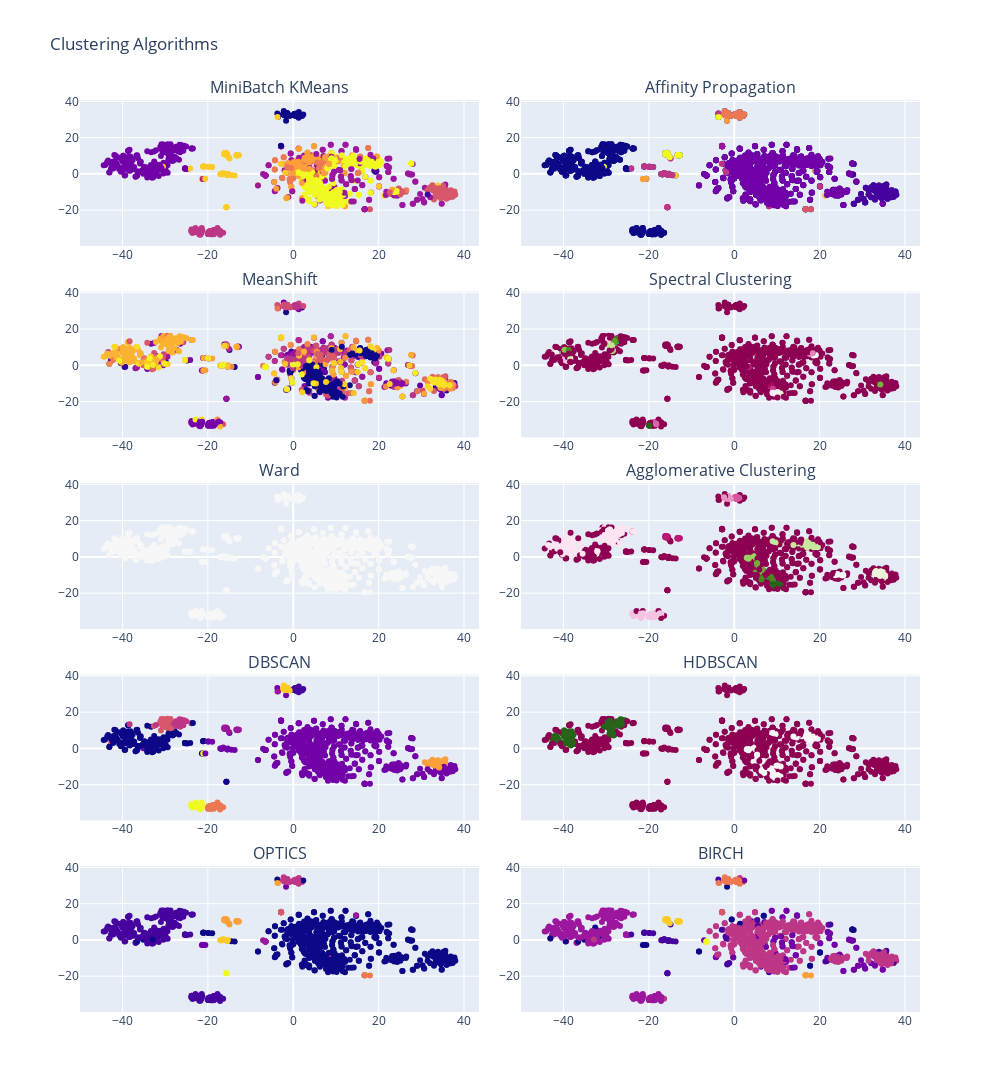

Notebook source saved alongside this figure:
### Code cell
clustering_metrics = sklearn_clustering_algorithms(X, y, food_df, clustering_algorithms=clustering_algorithms, visual='tSNE')

### Figure 1 — Plotly figure (JSON) as saved in the notebook; plotly's stock layout.template omitted (floating-point values rounded to 4 significant figures; data arrays with more than 128 entries replaced by an {"elided": "..."} marker saying what was removed)
{"data": [{"customdata": {"elided": "1120x2 mixed values"}, "hoverinfo": "text", "hovertemplate": "Cluster: %{customdata[0]}<br>Food: %{customdata[1]}", "marker": {"color": {"elided": "1120 int values"}}, "mode": "markers", "type": "scatter", "x": {"elided": "1120 float values"}, "xaxis": "x", "y": {"elided": "1120 float values"}, "yaxis": "y"}, {"customdata": {"elided": "1120x2 mixed values"}, "hoverinfo": "text", "hovertemplate": "Cluster: %{customdata[0]}<br>Food: %{customdata[1]}", "marker": {"color": {"elided": "1120 int values"}}, "mode": "markers", "type": "scatter", "x": {"elided": "1120 float values"}, "xaxis": "x3", "y": {"elided": "1120 float values"}, "yaxis": "y3"}, {"customdata": {"elided": "1120x2 mixed values"}, "hoverinfo": "text", "hovertemplate": "Cluster: %{customdata[0]}<br>Food: %{customdata[1]}", "marker": {"color": {"elided": "1120 int values"}}, "mode": "markers", "type": "scatter", "x": {"elided": "1120 float values"}, "xaxis": "x5", "y": {"elided": "1120 float values"}, "yaxis": "y5"}, {"customdata": {"elided": "1120x2 mixed values"}, "hoverinfo": "text", "hovertemplate": "Cluster: %{customdata[0]}<br>Food: %{customdata[1]}", "marker": {"color": {"elided": "1120 int values"}}, "mode": "markers", "type": "scatter", "x": {"elided": "1120 float values"}, "xaxis": "x7", "y": {"elided": "1120 float values"}, "yaxis": "y7"}, {"customdata": {"elided": "1120x2 mixed values"}, "hoverinfo": "text", "hovertemplate": "Cluster: %{customdata[0]}<br>Food: %{customdata[1]}", "marker": {"color": {"elided": "1120 int values"}}, "mode": "markers", "type": "scatter", "x": {"elided": "1120 float values"}, "xaxis": "x9", "y": {"elided": "1120 float values"}, "yaxis": "y9"}, {"customdata": {"elided": "1120x2 mixed values"}, "hoverinfo": "text", "hovertemplate": "Cluster: %{customdata[0]}<br>Food: %{customdata[1]}", "marker": {"color": {"elided": "1120 int values"}}, "mode": "markers", "type": "scatter", "x": {"elided": "1120 float values"}, "xaxis": "x2", "y": {"elided": "1120 float values"}, "yaxis": "y2"}, {"customdata": {"elided": "1120x2 mixed values"}, "hoverinfo": "text", "hovertemplate": "Cluster: %{customdata[0]}<br>Food: %{customdata[1]}", "marker": {"color": {"elided": "1120 int values"}}, "mode": "markers", "type": "scatter", "x": {"elided": "1120 float values"}, "xaxis": "x4", "y": {"elided": "1120 float values"}, "yaxis": "y4"}, {"customdata": {"elided": "1120x2 mixed values"}, "hoverinfo": "text", "hovertemplate": "Cluster: %{customdata[0]}<br>Food: %{customdata[1]}", "marker": {"color": {"elided": "1120 int values"}}, "mode": "markers", "type": "scatter", "x": {"elided": "1120 float values"}, "xaxis": "x6", "y": {"elided": "1120 float values"}, "yaxis": "y6"}, {"customdata": {"elided": "1120x2 mixed values"}, "hoverinfo": "text", "hovertemplate": "Cluster: %{customdata[0]}<br>Food: %{customdata[1]}", "marker": {"color": {"elided": "1120 int values"}}, "mode": "markers", "type": "scatter", "x": {"elided": "1120 float values"}, "xaxis": "x8", "y": {"elided": "1120 float values"}, "yaxis": "y8"}, {"customdata": {"elided": "1120x2 mixed values"}, "hoverinfo": "text", "hovertemplate": "Cluster: %{customdata[0]}<br>Food: %{customdata[1]}", "marker": {"color": {"elided": "1120 int values"}}, "mode": "markers", "type": "scatter", "x": {"elided": "1120 float values"}, "xaxis": "x10", "y": {"elided": "1120 float values"}, "yaxis": "y10"}, {"customdata": {"elided": "1120x2 mixed values"}, "hoverinfo": "text", "hovertemplate": "Cluster: %{customdata[0]}<br>Food: %{customdata[1]}", "marker": {"color": {"elided": "1120 int values"}}, "mode": "markers", "type": "scatter", "x": {"elided": "1120 float values"}, "xaxis": "x2", "y": {"elided": "1120 float values"}, "yaxis": "y2"}], "layout": {"annotations": [{"font": {"size": 16}, "showarrow": false, "text": "MiniBatch\nKMeans", "x": 0.2375, "xanchor": "center", "xref": "paper", "y": 1, "yanchor": "bottom", "yref": "paper"}, {"font": {"size": 16}, "showarrow": false, "text": "Affinity\nPropagation", "x": 0.7625, "xanchor": "center", "xref": "paper", "y": 1, "yanchor": "bottom", "yref": "paper"}, {"font": {"size": 16}, "showarrow": false, "text": "MeanShift", "x": 0.2375, "xanchor": "center", "xref": "paper", "y": 0.79, "yanchor": "bottom", "yref": "paper"}, {"font": {"size": 16}, "showarrow": false, "text": "Spectral\nClustering", "x": 0.7625, "xanchor": "center", "xref": "paper", "y": 0.79, "yanchor": "bottom", "yref": "paper"}, {"font": {"size": 16}, "showarrow": false, "text": "Ward", "x": 0.2375, "xanchor": "center", "xref": "paper", "y": 0.58, "yanchor": "bottom", "yref": "paper"}, {"font": {"size": 16}, "showarrow": false, "text": "Agglomerative\nClustering", "x": 0.7625, "xanchor": "center", "xref": "paper", "y": 0.58, "yanchor": "bottom", "yref": "paper"}, {"font": {"size": 16}, "showarrow": false, "text": "DBSCAN", "x": 0.2375, "xanchor": "center", "xref": "paper", "y": 0.37, "yanchor": "bottom", "yref": "paper"}, {"font": {"size": 16}, "showarrow": false, "text": "HDBSCAN", "x": 0.7625, "xanchor": "center", "xref": "paper", "y": 0.37, "yanchor": "bottom", "yref": "paper"}, {"font": {"size": 16}, "showarrow": false, "text": "OPTICS", "x": 0.2375, "xanchor": "center", "xref": "paper", "y": 0.16, "yanchor": "bottom", "yref": "paper"}, {"font": {"size": 16}, "showarrow": false, "text": "BIRCH", "x": 0.7625, "xanchor": "center", "xref": "paper", "y": 0.16, "yanchor": "bottom", "yref": "paper"}], "height": 2000, "showlegend": false, "title": {"text": "Clustering Algorithms"}, "width": 1000, "xaxis": {"anchor": "y", "domain": [0, 0.475]}, "xaxis10": {"anchor": "y10", "domain": [0.525, 1]}, "xaxis2": {"anchor": "y2", "domain": [0.525, 1]}, "xaxis3": {"anchor": "y3", "domain": [0, 0.475]}, "xaxis4": {"anchor": "y4", "domain": [0.525, 1]}, "xaxis5": {"anchor": "y5", "domain": [0, 0.475]}, "xaxis6": {"anchor": "y6", "domain": [0.525, 1]}, "xaxis7": {"anchor": "y7", "domain": [0, 0.475]}, "xaxis8": {"anchor": "y8", "domain": [0.525, 1]}, "xaxis9": {"anchor": "y9", "domain": [0, 0.475]}, "yaxis": {"anchor": "x", "domain": [0.84, 1]}, "yaxis10": {"anchor": "x10", "domain": [0, 0.16]}, "yaxis2": {"anchor": "x2", "domain": [0.84, 1]}, "yaxis3": {"anchor": "x3", "domain": [0.63, 0.79]}, "yaxis4": {"anchor": "x4", "domain": [0.63, 0.79]}, "yaxis5": {"anchor": "x5", "domain": [0.42, 0.58]}, "yaxis6": {"anchor": "x6", "domain": [0.42, 0.58]}, "yaxis7": {"anchor": "x7", "domain": [0.21, 0.37]}, "yaxis8": {"anchor": "x8", "domain": [0.21, 0.37]}, "yaxis9": {"anchor": "x9", "domain": [0, 0.16]}}}
